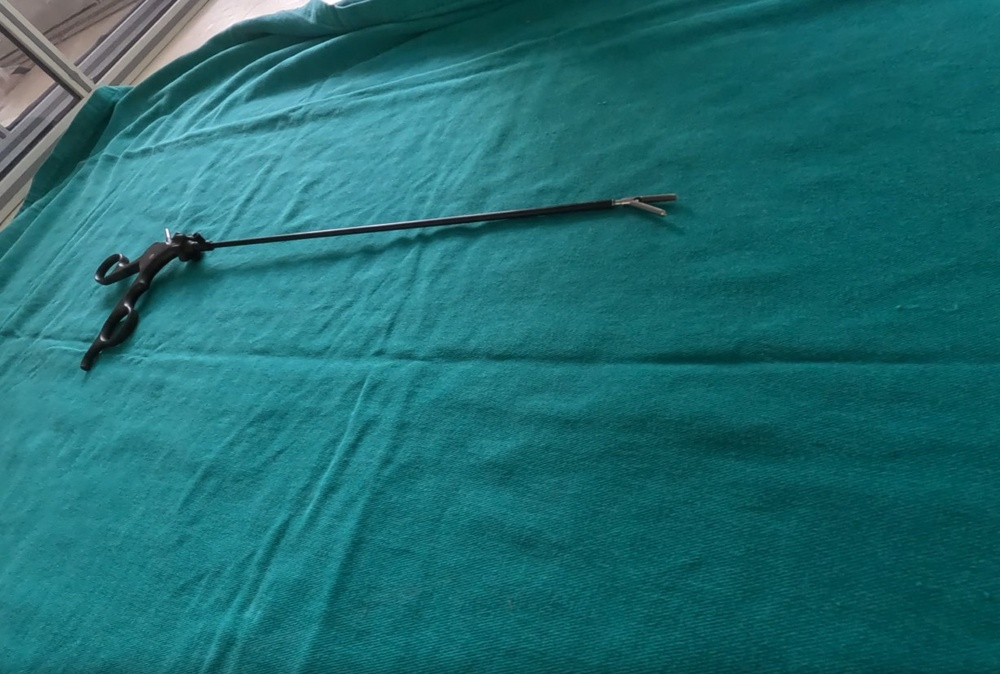
#> input picture images-cme/CME_13_1.jpg, 1000 x 674 px, shrunk from 1228 x 828 before the run
$ python atividade_pratica_3_d.py   (older library calls are emulated)
#> lines starting #> are read from the running program, lines starting #| are printed output that depends on the picture
import cv2

path1 = 'images-cme/CME_13_1.jpg'
path3 = 'images-cme/CME_13_3.jpg'

cme_img_1 = cv2.imread('images-cme/CME_13_1.jpg')
#> cme_img_1 is the input picture: shape (674, 1000, 3); mean B, G, R 113.2, 108.8, 31
cme_img_3 = cv2.imread('images-cme/CME_13_3.jpg')
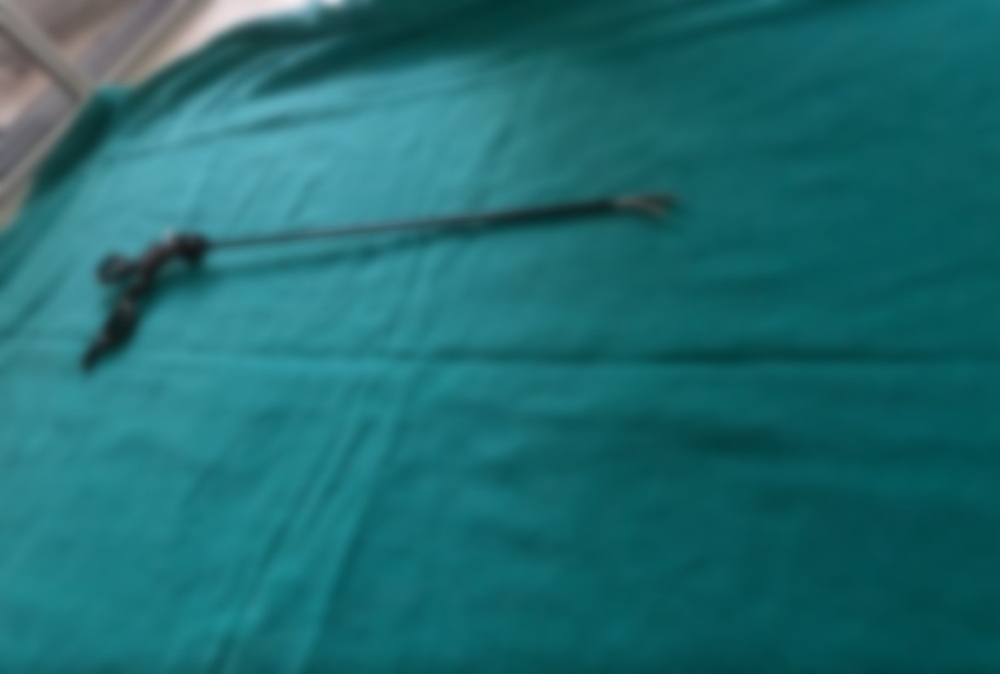
#> input picture images-cme/CME_13_3.jpg, 1000 x 674 px, shrunk from 1228 x 828 before the run
#> cme_img_3 is the input picture: shape (674, 1000, 3); mean B, G, R 112.2, 107.8, 30

cme_img_1 = cv2.cvtColor(cme_img_1, cv2.COLOR_BGR2GRAY)
#> cme_img_1: shape (674, 1000)
cme_img_3 = cv2.cvtColor(cme_img_3, cv2.COLOR_BGR2GRAY)
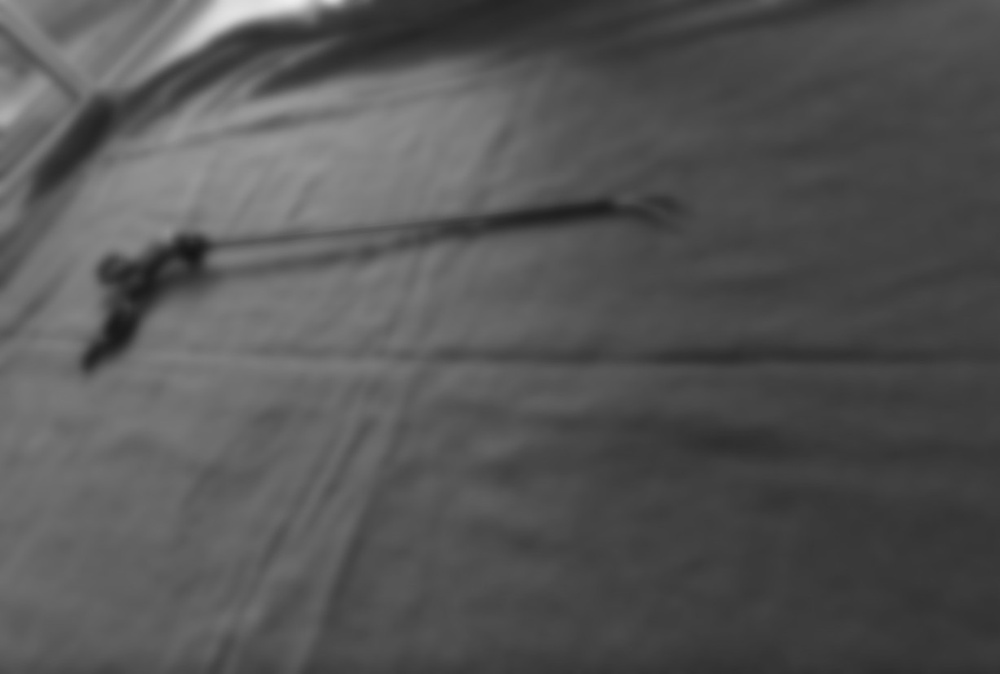
#> cme_img_3: shape (674, 1000); min 21, max 237, mean 85

sobel_x_1 = cv2.Sobel(cme_img_1, cv2.CV_64F, 1, 0)
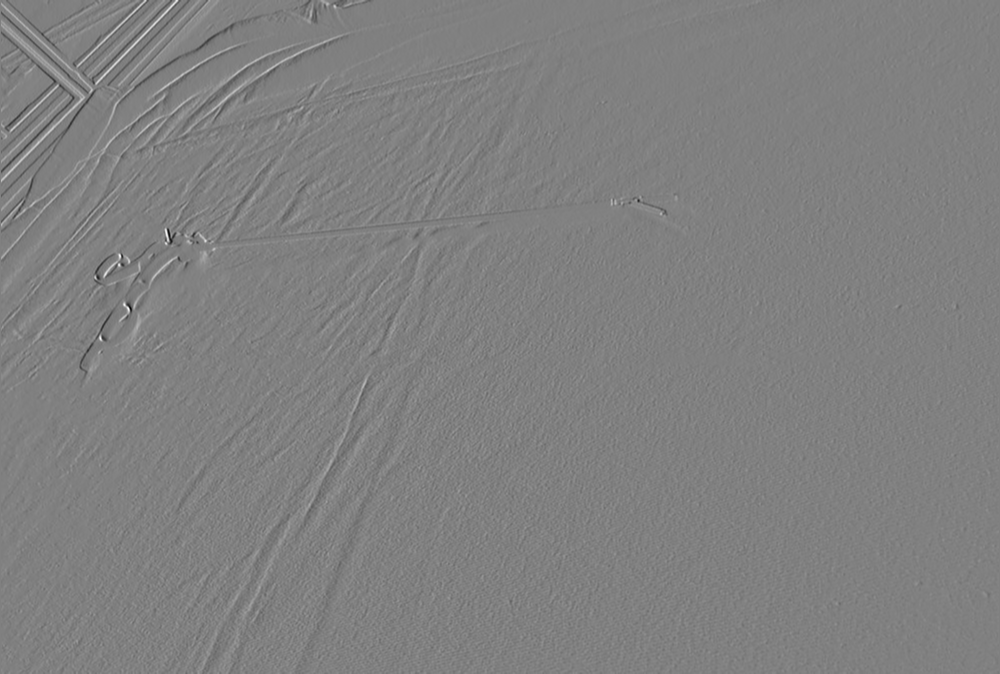
#> sobel_x_1: shape (674, 1000) float64; min -534, max 525, mean -0.3; drawn with min black and max white
sobel_y_1 = cv2.Sobel(cme_img_1, cv2.CV_64F, 0, 1)
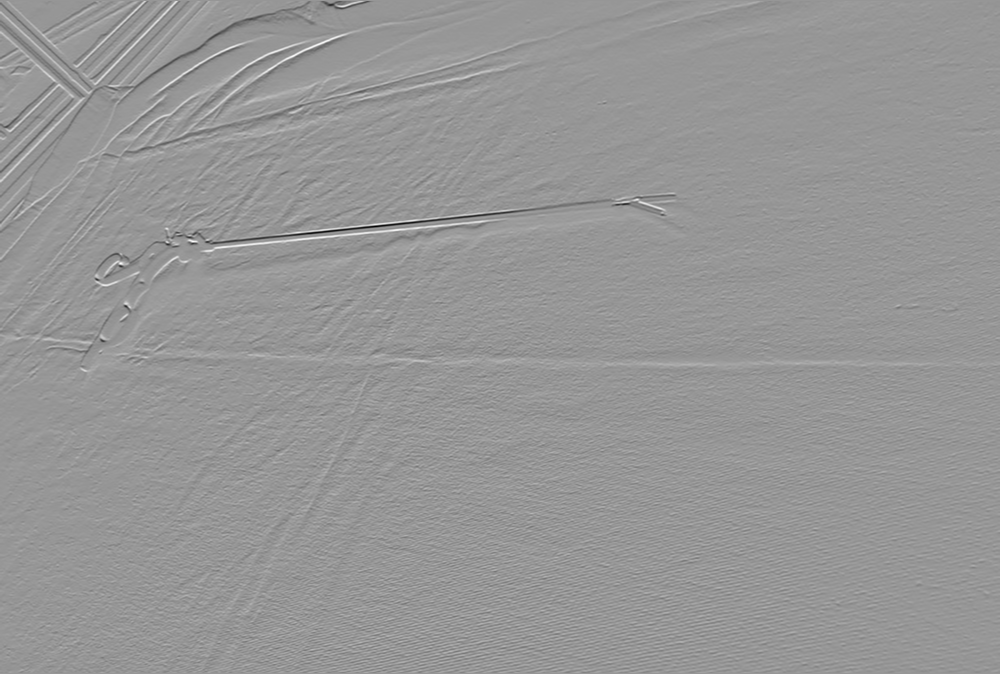
#> sobel_y_1: shape (674, 1000) float64; min -766, max 530, mean -0.4; drawn with min black and max white

sobel_x_3 = cv2.Sobel(cme_img_3, cv2.CV_64F, 1, 0)
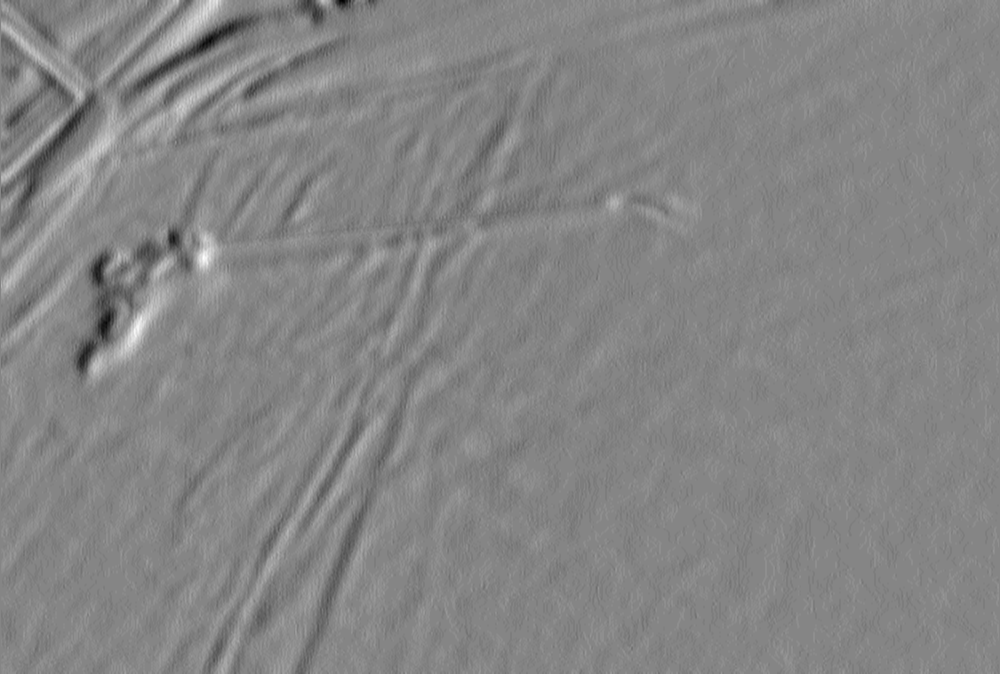
#> sobel_x_3: shape (674, 1000) float64; min -62, max 56, mean -0.3; drawn with min black and max white
sobel_y_3 = cv2.Sobel(cme_img_3, cv2.CV_64F, 0, 1)
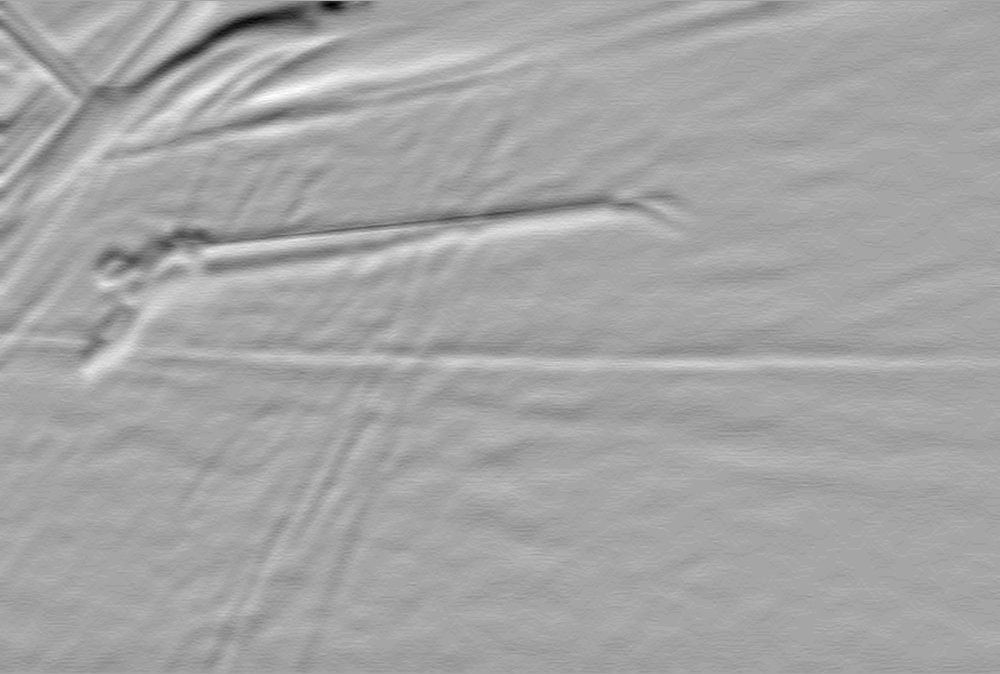
#> sobel_y_3: shape (674, 1000) float64; min -104, max 56, mean -0.4; drawn with min black and max white

if sobel_x_1.mean() > sobel_y_1.mean():
    print(f'A ferramenta da imagem {path1} está na horizontal')

else:
    print(f'A ferramenta da imagem {path1} está na vertical')

if sobel_x_3.mean() > sobel_y_3.mean():
    print(f'A ferramenta da imagem {path3} está na horizontal')

else:
    print(f'A ferramenta da imagem {path3} está na vertical')
